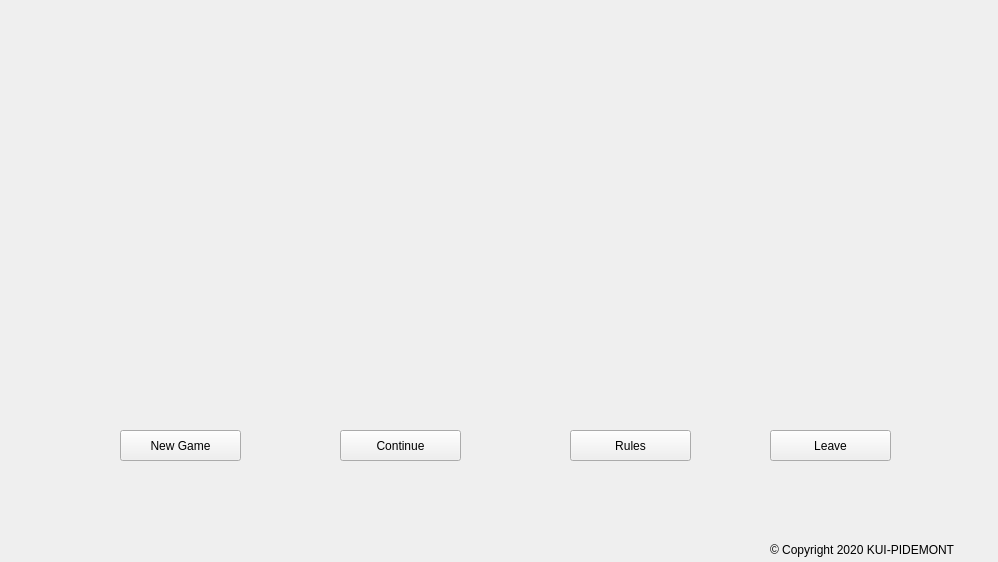
<?xml version="1.0" encoding="UTF-8"?>
<ui version="4.0">
 <class>MainMenu</class>
 <widget class="QWidget" name="MainMenu">
  <property name="geometry">
   <rect>
    <x>0</x>
    <y>0</y>
    <width>998</width>
    <height>562</height>
   </rect>
  </property>
  <property name="font">
   <font>
    <stylestrategy>PreferDefault</stylestrategy>
   </font>
  </property>
  <property name="windowTitle">
   <string>Chess Thrones</string>
  </property>
  <property name="autoFillBackground">
   <bool>false</bool>
  </property>
  <widget class="QLabel" name="BackgroundImage">
   <property name="geometry">
    <rect>
     <x>0</x>
     <y>0</y>
     <width>1000</width>
     <height>562</height>
    </rect>
   </property>
   <property name="minimumSize">
    <size>
     <width>1000</width>
     <height>562</height>
    </size>
   </property>
   <property name="text">
    <string/>
   </property>
   <property name="pixmap">
    <pixmap resource="resourceschessjeu.qrc">:/images/game/game/background.jpg</pixmap>
   </property>
  </widget>
  <widget class="QLabel" name="titre">
   <property name="geometry">
    <rect>
     <x>220</x>
     <y>0</y>
     <width>618</width>
     <height>99</height>
    </rect>
   </property>
   <property name="minimumSize">
    <size>
     <width>618</width>
     <height>99</height>
    </size>
   </property>
   <property name="text">
    <string/>
   </property>
   <property name="pixmap">
    <pixmap resource="resourceschessjeu.qrc">:/images/game/game/titre.png</pixmap>
   </property>
  </widget>
  <widget class="QLabel" name="copyright">
   <property name="geometry">
    <rect>
     <x>770</x>
     <y>540</y>
     <width>231</width>
     <height>20</height>
    </rect>
   </property>
   <property name="text">
    <string>© Copyright 2020 KUI-PIDEMONT</string>
   </property>
  </widget>
  <widget class="QLabel" name="newGame">
   <property name="geometry">
    <rect>
     <x>120</x>
     <y>300</y>
     <width>132</width>
     <height>117</height>
    </rect>
   </property>
   <property name="minimumSize">
    <size>
     <width>132</width>
     <height>117</height>
    </size>
   </property>
   <property name="text">
    <string/>
   </property>
   <property name="pixmap">
    <pixmap resource="resourceschessjeu.qrc">:/images/game/game/logoNewGame.png</pixmap>
   </property>
   <property name="textInteractionFlags">
    <set>Qt::LinksAccessibleByMouse</set>
   </property>
  </widget>
  <widget class="QPushButton" name="newGameButton">
   <property name="geometry">
    <rect>
     <x>120</x>
     <y>430</y>
     <width>121</width>
     <height>31</height>
    </rect>
   </property>
   <property name="styleSheet">
    <string notr="true">QPushButton:hover{
background-color:red;
}</string>
   </property>
   <property name="text">
    <string>New Game</string>
   </property>
  </widget>
  <widget class="QLabel" name="Continue">
   <property name="geometry">
    <rect>
     <x>340</x>
     <y>310</y>
     <width>132</width>
     <height>114</height>
    </rect>
   </property>
   <property name="minimumSize">
    <size>
     <width>132</width>
     <height>114</height>
    </size>
   </property>
   <property name="text">
    <string/>
   </property>
   <property name="pixmap">
    <pixmap resource="resourceschessjeu.qrc">:/images/game/game/Continue.png</pixmap>
   </property>
  </widget>
  <widget class="QPushButton" name="loadGameButton">
   <property name="geometry">
    <rect>
     <x>340</x>
     <y>430</y>
     <width>121</width>
     <height>31</height>
    </rect>
   </property>
   <property name="styleSheet">
    <string notr="true">QPushButton:hover{
background-color:red;
}</string>
   </property>
   <property name="text">
    <string>Continue</string>
   </property>
  </widget>
  <widget class="QLabel" name="Rules">
   <property name="geometry">
    <rect>
     <x>570</x>
     <y>310</y>
     <width>110</width>
     <height>107</height>
    </rect>
   </property>
   <property name="minimumSize">
    <size>
     <width>110</width>
     <height>107</height>
    </size>
   </property>
   <property name="text">
    <string/>
   </property>
   <property name="pixmap">
    <pixmap resource="resourceschessjeu.qrc">:/images/game/game/rules.png</pixmap>
   </property>
  </widget>
  <widget class="QPushButton" name="btnRegle">
   <property name="geometry">
    <rect>
     <x>570</x>
     <y>430</y>
     <width>121</width>
     <height>31</height>
    </rect>
   </property>
   <property name="styleSheet">
    <string notr="true">QPushButton:hover{
background-color:red;
}</string>
   </property>
   <property name="text">
    <string>Rules</string>
   </property>
  </widget>
  <widget class="QLabel" name="Leave">
   <property name="geometry">
    <rect>
     <x>780</x>
     <y>280</y>
     <width>90</width>
     <height>153</height>
    </rect>
   </property>
   <property name="minimumSize">
    <size>
     <width>90</width>
     <height>153</height>
    </size>
   </property>
   <property name="text">
    <string/>
   </property>
   <property name="pixmap">
    <pixmap resource="resourceschessjeu.qrc">:/images/game/game/Leave.png</pixmap>
   </property>
  </widget>
  <widget class="QPushButton" name="btnQuitter">
   <property name="geometry">
    <rect>
     <x>770</x>
     <y>430</y>
     <width>121</width>
     <height>31</height>
    </rect>
   </property>
   <property name="styleSheet">
    <string notr="true">QPushButton:hover{
background-color:red;
}</string>
   </property>
   <property name="text">
    <string>Leave</string>
   </property>
  </widget>
 </widget>
 <resources>
  <include location="resourceschessjeu.qrc"/>
 </resources>
 <connections/>
</ui>
